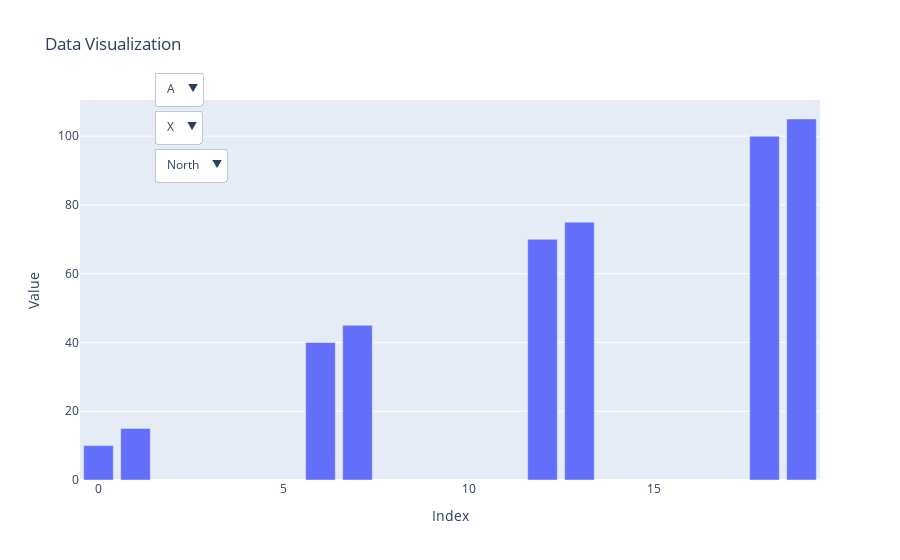

Notebook code cell kept with this figure:
### Code cell
import pandas as pd
import plotly.graph_objects as go

# Sample data (replace this with your actual data)
df = pd.DataFrame({
    'Category': ['A', 'A', 'B', 'B', 'C', 'C'] * 4,
    'Subcategory': ['X', 'Y'] * 12,
    'Region': ['North', 'South'] * 6 + ['East', 'West'] * 6,
    'Value': [10, 15, 20, 25, 30, 35, 40, 45, 50, 55, 60, 65,
              70, 75, 80, 85, 90, 95, 100, 105, 110, 115, 120, 125]
})

# Create figure
fig = go.Figure()

# Add traces, one for each category
for category in df['Category'].unique():
    fig.add_trace(
        go.Bar(x=df[df['Category'] == category].index, 
               y=df[df['Category'] == category]['Value'],
               name=category,
               visible=(category == df['Category'].unique()[0]))
    )

# Create and add slider
def create_dropdown(name, options, y_position):
    return dict(
        active=0,
        buttons=[{'label': i, 'method': 'update',
                  'args': [{'visible': [i == option for option in options]},
                           {'title': f'Data for {i}'}]} for i in options],
        direction="down",
        pad={"r": 10, "t": 10},
        showactive=True,
        x=0.1,
        xanchor="left",
        y=y_position,
        yanchor="top"
    )

# Create dropdowns
category_dropdown = create_dropdown('Category', df['Category'].unique(), 1.1)
subcategory_dropdown = create_dropdown('Subcategory', df['Subcategory'].unique(), 1.0)
region_dropdown = create_dropdown('Region', df['Region'].unique(), 0.9)

# Update layout with dropdowns
fig.update_layout(
    updatemenus=[category_dropdown, subcategory_dropdown, region_dropdown],
    title='Data Visualization',
    xaxis_title='Index',
    yaxis_title='Value'
)

# Show the figure
fig.show()

### Figure 1 — Plotly figure (JSON) as saved in the notebook; plotly's stock layout.template omitted (floating-point values rounded to 4 significant figures)
{"data": [{"name": "A", "type": "bar", "visible": true, "x": [0, 1, 6, 7, 12, 13, 18, 19], "y": [10, 15, 40, 45, 70, 75, 100, 105]}, {"name": "B", "type": "bar", "visible": false, "x": [2, 3, 8, 9, 14, 15, 20, 21], "y": [20, 25, 50, 55, 80, 85, 110, 115]}, {"name": "C", "type": "bar", "visible": false, "x": [4, 5, 10, 11, 16, 17, 22, 23], "y": [30, 35, 60, 65, 90, 95, 120, 125]}], "layout": {"title": {"text": "Data Visualization"}, "updatemenus": [{"active": 0, "buttons": [{"args": [{"visible": [true, false, false]}, {"title": "Data for A"}], "label": "A", "method": "update"}, {"args": [{"visible": [false, true, false]}, {"title": "Data for B"}], "label": "B", "method": "update"}, {"args": [{"visible": [false, false, true]}, {"title": "Data for C"}], "label": "C", "method": "update"}], "direction": "down", "pad": {"r": 10, "t": 10}, "showactive": true, "x": 0.1, "xanchor": "left", "y": 1.1, "yanchor": "top"}, {"active": 0, "buttons": [{"args": [{"visible": [true, false]}, {"title": "Data for X"}], "label": "X", "method": "update"}, {"args": [{"visible": [false, true]}, {"title": "Data for Y"}], "label": "Y", "method": "update"}], "direction": "down", "pad": {"r": 10, "t": 10}, "showactive": true, "x": 0.1, "xanchor": "left", "y": 1, "yanchor": "top"}, {"active": 0, "buttons": [{"args": [{"visible": [true, false, false, false]}, {"title": "Data for North"}], "label": "North", "method": "update"}, {"args": [{"visible": [false, true, false, false]}, {"title": "Data for South"}], "label": "South", "method": "update"}, {"args": [{"visible": [false, false, true, false]}, {"title": "Data for East"}], "label": "East", "method": "update"}, {"args": [{"visible": [false, false, false, true]}, {"title": "Data for West"}], "label": "West", "method": "update"}], "direction": "down", "pad": {"r": 10, "t": 10}, "showactive": true, "x": 0.1, "xanchor": "left", "y": 0.9, "yanchor": "top"}], "xaxis": {"title": {"text": "Index"}}, "yaxis": {"title": {"text": "Value"}}}}
